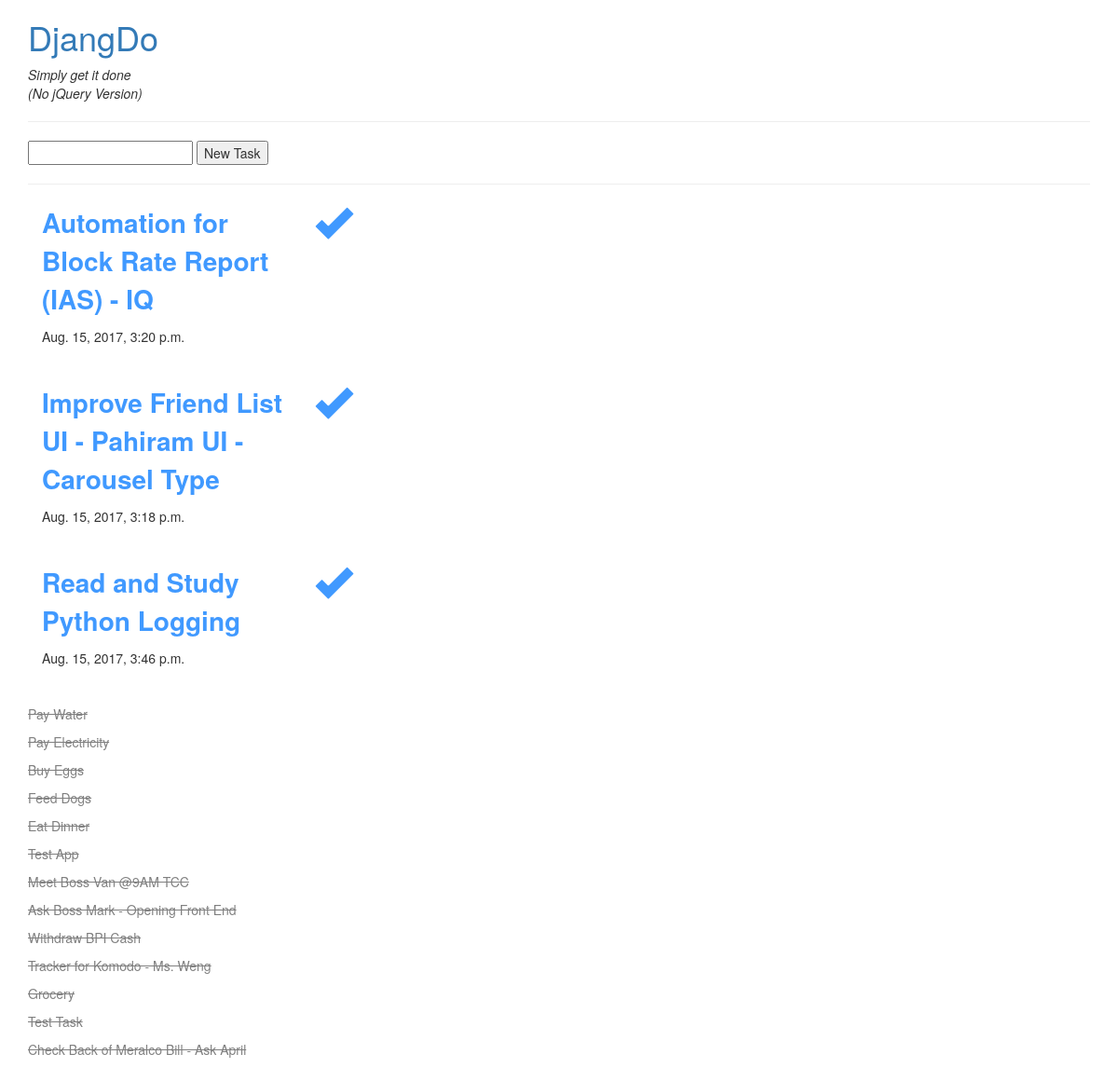
Before: / with the older database file.
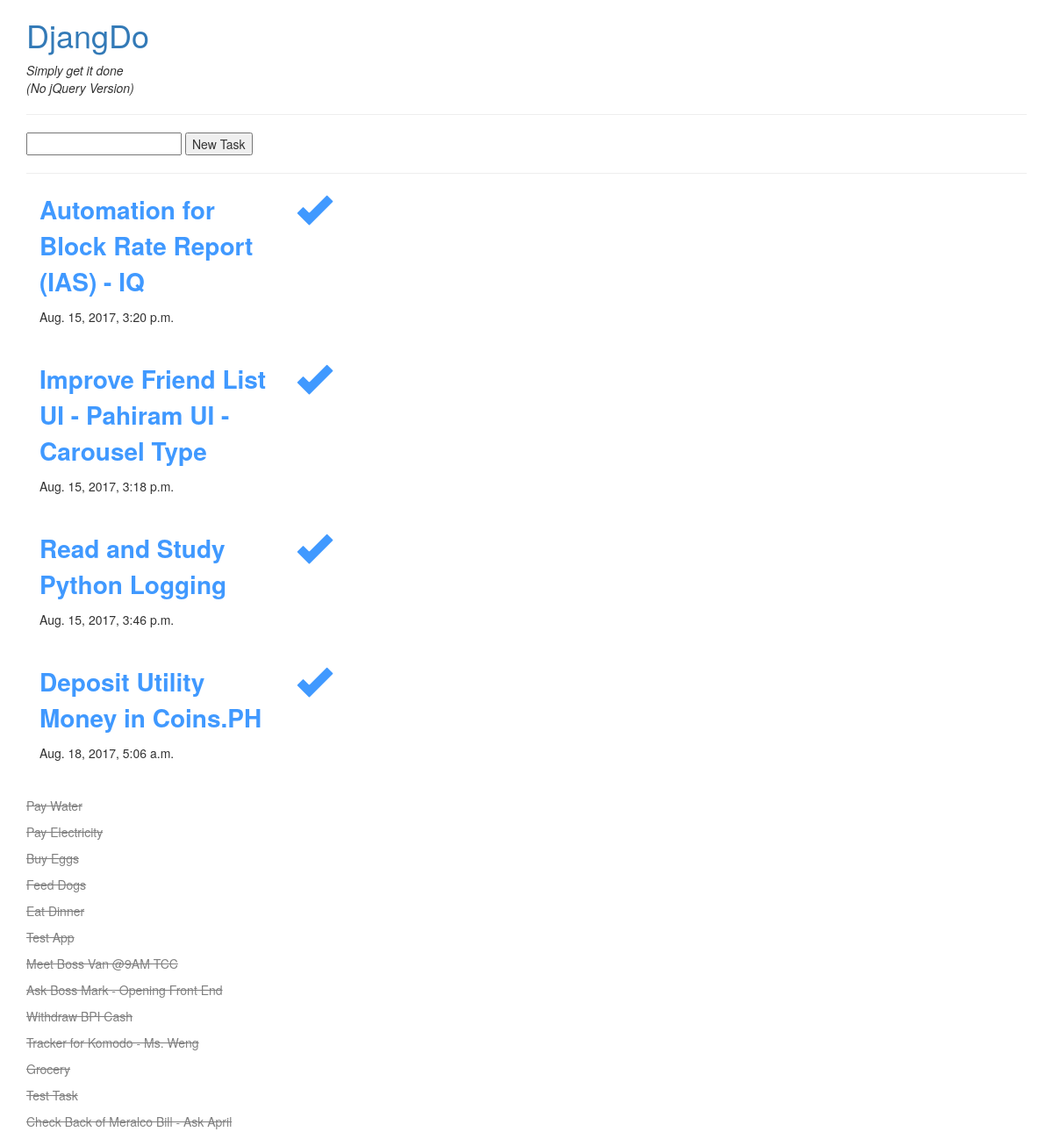
After: the same page with the newer database file.
### tasks/models.py (models this page shows, shortened)
class Task(models.Model):
    descriptor=models.CharField(max_length=255)
    activeState=models.BooleanField(default=True)
    doneState=models.BooleanField(default=False)
    createdOn=models.DateTimeField(auto_now_add=True)
    updatedOn=models.DateTimeField(auto_now=True,blank=True,null=True)
    def ph_time(self):
        current_time = self.createdOn + timedelta(hours=8)
        return(current_time)

### tasks/views.py (the view)
# urls.py: 2. Add a URL to urlpatterns:  url(r'^$', views.home, name='home')
def home(request):
    try:
        description = request.POST.get('description')
        if description is not None:
            newTask = Task.objects.create(descriptor=description)
    except Exception as e: print(str(e))
    tasks = Task.objects.order_by('updatedOn')
    return render(request,'tasks/home.html', { 'tasks': tasks })

### tasks/templates/tasks/home.html (shortened to what this page needs)
<!DOCTYPE html>
<html lang="en">
  <head>
    <link rel="stylesheet" href="https://maxcdn.bootstrapcdn.com/bootstrap/3.3.7/css/bootstrap.min.css">
</head>
  <body>
        <div class="container">
            <h1><a href="{% url 'home' %}">DjangDo</a></h1>
            <em>Simply get it done</em><br><em>(No jQuery Version)</em>
            <hr>
            <form action="{% url 'home' %}" method="post">
                <input type="Text" name='description'/>
                <input type="Submit" value="New Task" />
            </form>
            <hr>
            {% for task in tasks.all %}
                {% if task.activeState %}
                    <div class="container">
                    <div class="row">
                        <div class="col-xs-3">
           		    <form id="form_toggle{{ task.id }}" action="{% url 'toggle' %}" method="post">
           		    	<a href="javascript:{}" onclick="document.getElementById('form_toggle{{ task.id }}').submit();">
					<p style="font-size:200%;color:#4099FF;"><strong>{{ task.descriptor }}</strong></p>
				</a>
			    </form>
                            {{ task.ph_time }}
                        </div>
			<div class="col-xs-2">
     				<span onclick="taskDone({{ task.id }})"  style="font-size: 40px;color:#4099FF;" class="glyphicon glyphicon-ok" aria-hidden="true"></span>
                        </div>
                    </div>
                    </div>
                     <br><br>
                {% endif %}
            {% endfor %}
            {% for task in tasks.all %}
                {% if not task.activeState and task.doneState %}
                    <p style="color:gray;text-decoration: line-through;">{{ task.descriptor }}</p>
                {% endif %}
            {% endfor %}
        </div>
  </body>
</html>

Changed rows visible on the page:
added Task: descriptor "Deposit Utility Money in Coins.PH", ph_time "Aug. 18, 2017, 5:06 a.m.", shown under "DjangDo"
